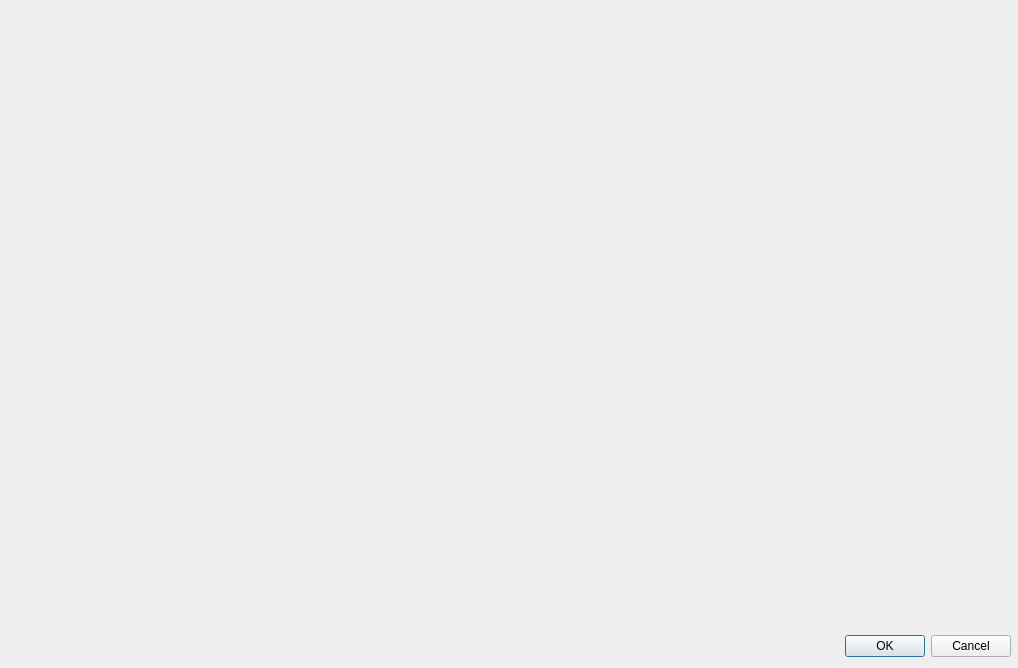
<?xml version="1.0" encoding="UTF-8"?>
<ui version="4.0">
 <class>RouteManager</class>
 <widget class="QDialog" name="RouteManager">
  <property name="geometry">
   <rect>
    <x>0</x>
    <y>0</y>
    <width>1018</width>
    <height>668</height>
   </rect>
  </property>
  <property name="windowTitle">
   <string>Dialog</string>
  </property>
  <widget class="QDialogButtonBox" name="buttonBox">
   <property name="geometry">
    <rect>
     <x>20</x>
     <y>630</y>
     <width>991</width>
     <height>32</height>
    </rect>
   </property>
   <property name="orientation">
    <enum>Qt::Horizontal</enum>
   </property>
   <property name="standardButtons">
    <set>QDialogButtonBox::Cancel|QDialogButtonBox::Ok</set>
   </property>
  </widget>
 </widget>
 <resources/>
 <connections>
  <connection>
   <sender>buttonBox</sender>
   <signal>accepted()</signal>
   <receiver>RouteManager</receiver>
   <slot>accept()</slot>
   <hints>
    <hint type="sourcelabel">
     <x>248</x>
     <y>254</y>
    </hint>
    <hint type="destinationlabel">
     <x>157</x>
     <y>274</y>
    </hint>
   </hints>
  </connection>
  <connection>
   <sender>buttonBox</sender>
   <signal>rejected()</signal>
   <receiver>RouteManager</receiver>
   <slot>reject()</slot>
   <hints>
    <hint type="sourcelabel">
     <x>316</x>
     <y>260</y>
    </hint>
    <hint type="destinationlabel">
     <x>286</x>
     <y>274</y>
    </hint>
   </hints>
  </connection>
 </connections>
</ui>
